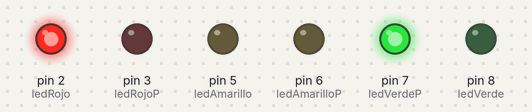
Recording of a sketch running on a simulated Arduino Uno, built with avr-gcc and run on an emulated ATmega328P. Parts: output pins drawn as LEDs (lit = HIGH).

Above: at 5.0 s.
At 18.0 s:
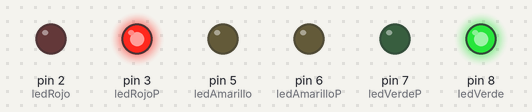
At 24.5 s:
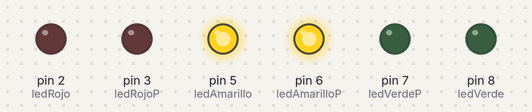
Timing chart, 0 to 33.8 s (numbered marks = the images above):
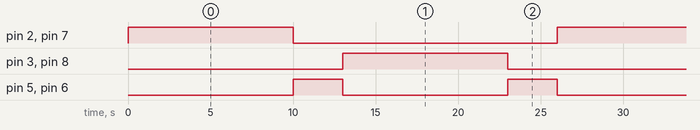

The sketch:

semaforo.ino
```cpp
  // definimos las variables
  int ledRojo = 2;
  int ledRojoP = 3;
  int ledAmarillo = 5;
  int ledAmarilloP = 6;
  int ledVerde = 8;
  int ledVerdeP = 7;

void setup() {
  // definimos los leds como salida
  pinMode (ledRojo, OUTPUT);
  pinMode (ledAmarillo, OUTPUT);
  pinMode (ledVerde, OUTPUT);
  pinMode (ledRojoP, OUTPUT);
  pinMode (ledAmarilloP, OUTPUT);
  pinMode (ledVerdeP, OUTPUT);
}

void loop() {
  //bucle de programación del semáforo

  digitalWrite (ledRojo, HIGH);
  digitalWrite (ledVerdeP, HIGH);                //encendemos el led rojo del semáforo 1 en simultáneo con el led verde del semáforo 2
  delay (10000);                        //tiempo que permanecerán encendidos
  digitalWrite (ledRojo, LOW);        //apagamos los dos leds (rojo y verde P)
  digitalWrite (ledVerdeP, LOW);
  digitalWrite (ledAmarillo, HIGH);   //encendemos los leds amarillo de ambos semaforos
  digitalWrite (ledAmarilloP, HIGH);
  delay (3000);                        //tiempo que permanece encendido el led amarillo
  digitalWrite (ledAmarillo, LOW);    //apagamos los leds amarillos de ambos semaforos
  digitalWrite (ledAmarilloP, LOW);
  digitalWrite (ledVerde, HIGH);      //encendemos los leds verde del semaforo 1, en simultaneo con el led rojo del semaforo 2
  digitalWrite (ledRojoP, HIGH);
  delay (10000);                        //tiempo que permanecen encendidos los leds de ambos semaforos
  digitalWrite (ledVerde, LOW);
  digitalWrite (ledRojoP, LOW);
  digitalWrite (ledAmarillo, HIGH);   //encendemos los leds amarillo de ambos semaforos
  digitalWrite (ledAmarilloP, HIGH);
  delay (3000);                        //tiempo que permanece encendido el led amarillo
  digitalWrite (ledAmarillo, LOW);    //apagamos los leds amarillos de ambos semaforos
  digitalWrite (ledAmarilloP, LOW);
}
```

Measured:
- by itself, pin 2 (ledRojo), pin 3 (ledRojoP), pin 7 (ledVerdeP), pin 8 (ledVerde): alternates HIGH for 10.0 s and LOW for 16.0 s
- by itself, pin 5 (ledAmarillo), pin 6 (ledAmarilloP): alternates HIGH for 3.0 s and LOW for 10.0 s
- by itself, everything shown: repeats every 26.0 s, in 5 steps
